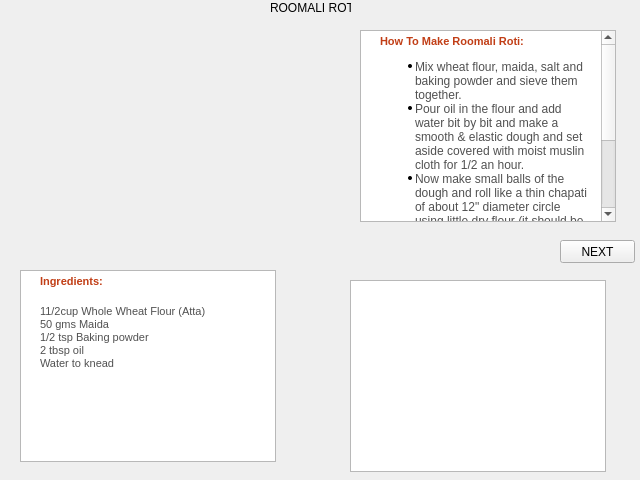
<?xml version="1.0" encoding="UTF-8"?>
<ui version="4.0">
 <class>Roti</class>
 <widget class="QWidget" name="Roti">
  <property name="geometry">
   <rect>
    <x>0</x>
    <y>0</y>
    <width>640</width>
    <height>480</height>
   </rect>
  </property>
  <property name="windowTitle">
   <string>Form</string>
  </property>
  <widget class="QLabel" name="label">
   <property name="geometry">
    <rect>
     <x>270</x>
     <y>0</y>
     <width>81</width>
     <height>16</height>
    </rect>
   </property>
   <property name="text">
    <string>ROOMALI ROTI</string>
   </property>
  </widget>
  <widget class="QTextBrowser" name="textBrowser">
   <property name="geometry">
    <rect>
     <x>20</x>
     <y>270</y>
     <width>256</width>
     <height>192</height>
    </rect>
   </property>
   <property name="html">
    <string>&lt;!DOCTYPE HTML PUBLIC &quot;-//W3C//DTD HTML 4.0//EN&quot; &quot;http://www.w3.org/TR/REC-html40/strict.dtd&quot;&gt;
&lt;html&gt;&lt;head&gt;&lt;meta name=&quot;qrichtext&quot; content=&quot;1&quot; /&gt;&lt;style type=&quot;text/css&quot;&gt;
p, li { white-space: pre-wrap; }
&lt;/style&gt;&lt;/head&gt;&lt;body style=&quot; font-family:'MS Shell Dlg 2'; font-size:8.25pt; font-weight:400; font-style:normal;&quot;&gt;
&lt;p style=&quot; margin-top:0px; margin-bottom:0px; margin-left:15px; margin-right:5px; -qt-block-indent:0; text-indent:0px; background-color:#ffffff;&quot;&gt;&lt;span style=&quot; font-family:'VERDANA,Arial'; font-size:8pt; font-weight:600; color:#c13e16; background-color:#ffffff;&quot;&gt;Ingredients:&lt;/span&gt;&lt;span style=&quot; font-family:'Times New Roman'; font-size:8pt; color:#000000; background-color:#ffffff;&quot;&gt; &lt;/span&gt;&lt;/p&gt;
&lt;table border=&quot;0&quot; style=&quot; margin-top:0px; margin-bottom:0px; margin-left:0px; margin-right:0px;&quot; align=&quot;right&quot; cellspacing=&quot;2&quot; cellpadding=&quot;0&quot; bgcolor=&quot;#ffffff&quot;&gt;
&lt;tr&gt;
&lt;td&gt;&lt;/td&gt;
&lt;td width=&quot;30&quot;&gt;&lt;/td&gt;&lt;/tr&gt;&lt;/table&gt;
&lt;p style=&quot; margin-top:0px; margin-bottom:0px; margin-left:15px; margin-right:10px; -qt-block-indent:0; text-indent:0px; background-color:#ffffff;&quot;&gt;&lt;span style=&quot; font-family:'verdana,Arial'; font-size:8pt; color:#515151; background-color:#ffffff;&quot;&gt;11/2cup Whole Wheat Flour (Atta)&lt;/span&gt;&lt;span style=&quot; font-family:'verdana,Arial'; font-size:8pt; color:#515151;&quot;&gt; &lt;br /&gt;50 gms Maida &lt;br /&gt;1/2 tsp Baking powder &lt;br /&gt;2 tbsp oil &lt;br /&gt;Water to knead&lt;/span&gt;&lt;/p&gt;&lt;/body&gt;&lt;/html&gt;</string>
   </property>
  </widget>
  <widget class="QTextBrowser" name="textBrowser_2">
   <property name="geometry">
    <rect>
     <x>360</x>
     <y>30</y>
     <width>256</width>
     <height>192</height>
    </rect>
   </property>
   <property name="html">
    <string>&lt;!DOCTYPE HTML PUBLIC &quot;-//W3C//DTD HTML 4.0//EN&quot; &quot;http://www.w3.org/TR/REC-html40/strict.dtd&quot;&gt;
&lt;html&gt;&lt;head&gt;&lt;meta name=&quot;qrichtext&quot; content=&quot;1&quot; /&gt;&lt;style type=&quot;text/css&quot;&gt;
p, li { white-space: pre-wrap; }
&lt;/style&gt;&lt;/head&gt;&lt;body style=&quot; font-family:'MS Shell Dlg 2'; font-size:8.25pt; font-weight:400; font-style:normal;&quot;&gt;
&lt;p style=&quot; margin-top:0px; margin-bottom:0px; margin-left:15px; margin-right:5px; -qt-block-indent:0; text-indent:0px; background-color:#ffffff;&quot;&gt;&lt;span style=&quot; font-family:'VERDANA,Arial'; font-size:8pt; font-weight:600; color:#c13e16; background-color:#ffffff;&quot;&gt;How To Make Roomali Roti:&lt;/span&gt;&lt;span style=&quot; font-family:'Times New Roman'; font-size:8pt; color:#000000; background-color:#ffffff;&quot;&gt; &lt;/span&gt;&lt;/p&gt;
&lt;ul style=&quot;margin-top: 0px; margin-bottom: 0px; margin-left: 0px; margin-right: 0px; -qt-list-indent: 1;&quot;&gt;&lt;li style=&quot; font-family:'Verdana,Arial'; font-size:8pt; color:#515151;&quot; style=&quot; margin-top:12px; margin-bottom:0px; margin-left:10px; margin-right:10px; -qt-block-indent:0; text-indent:0px;&quot;&gt;&lt;span style=&quot; font-size:medium;&quot;&gt;Mix wheat flour, maida, salt and baking powder and sieve them together.&lt;/span&gt;&lt;/li&gt;
&lt;li style=&quot; font-family:'Verdana,Arial'; font-size:8pt; color:#515151;&quot; style=&quot; margin-top:0px; margin-bottom:0px; margin-left:10px; margin-right:10px; -qt-block-indent:0; text-indent:0px;&quot;&gt;&lt;span style=&quot; font-size:medium;&quot;&gt;Pour oil in the flour and add water bit by bit and make a smooth &amp;amp; elastic dough and set aside covered with moist muslin cloth for 1/2 an hour.&lt;/span&gt;&lt;/li&gt;
&lt;li style=&quot; font-family:'Verdana,Arial'; font-size:8pt; color:#515151;&quot; style=&quot; margin-top:0px; margin-bottom:0px; margin-left:10px; margin-right:10px; -qt-block-indent:0; text-indent:0px;&quot;&gt;&lt;span style=&quot; font-size:medium;&quot;&gt;Now make small balls of the dough and roll like a thin chapati of about 12&amp;quot; diameter circle using little dry flour (it should be thin as a tissue)&lt;/span&gt;&lt;/li&gt;
&lt;li style=&quot; font-family:'Verdana,Arial'; font-size:8pt; color:#515151;&quot; style=&quot; margin-top:0px; margin-bottom:0px; margin-left:10px; margin-right:10px; -qt-block-indent:0; text-indent:0px;&quot;&gt;&lt;span style=&quot; font-size:medium;&quot;&gt;Heat an inverted griddle(tawa).&lt;/span&gt;&lt;/li&gt;
&lt;li style=&quot; font-family:'Verdana,Arial'; font-size:8pt; color:#515151;&quot; style=&quot; margin-top:0px; margin-bottom:0px; margin-left:10px; margin-right:10px; -qt-block-indent:0; text-indent:0px;&quot;&gt;&lt;span style=&quot; font-size:medium;&quot;&gt;Place the rumali roti carefully over it and cook till done. Fold it like a handkerchief.&lt;/span&gt;&lt;/li&gt;
&lt;li style=&quot; font-family:'Verdana,Arial'; font-size:8pt; color:#515151;&quot; style=&quot; margin-top:0px; margin-bottom:12px; margin-left:10px; margin-right:10px; -qt-block-indent:0; text-indent:0px;&quot;&gt;&lt;span style=&quot; font-size:medium;&quot;&gt;Serve rumali roti hot with indian curry.&lt;/span&gt;&lt;/li&gt;&lt;/ul&gt;
&lt;p style=&quot;-qt-paragraph-type:empty; margin-top:0px; margin-bottom:12px; margin-left:10px; margin-right:10px; -qt-block-indent:1; text-indent:0px; font-family:'Verdana,Arial'; font-size:8pt; color:#515151;&quot;&gt;&lt;/p&gt;&lt;/body&gt;&lt;/html&gt;</string>
   </property>
  </widget>
  <widget class="QTextBrowser" name="textBrowser_3">
   <property name="geometry">
    <rect>
     <x>350</x>
     <y>280</y>
     <width>256</width>
     <height>192</height>
    </rect>
   </property>
  </widget>
  <widget class="QLabel" name="label_2">
   <property name="geometry">
    <rect>
     <x>30</x>
     <y>50</y>
     <width>251</width>
     <height>201</height>
    </rect>
   </property>
   <property name="text">
    <string/>
   </property>
   <property name="pixmap">
    <pixmap>../../Required Images/roomali.jpg</pixmap>
   </property>
   <property name="scaledContents">
    <bool>false</bool>
   </property>
  </widget>
  <widget class="QPushButton" name="pushButton">
   <property name="geometry">
    <rect>
     <x>560</x>
     <y>240</y>
     <width>75</width>
     <height>23</height>
    </rect>
   </property>
   <property name="text">
    <string>NEXT</string>
   </property>
  </widget>
 </widget>
 <resources/>
 <connections/>
</ui>
